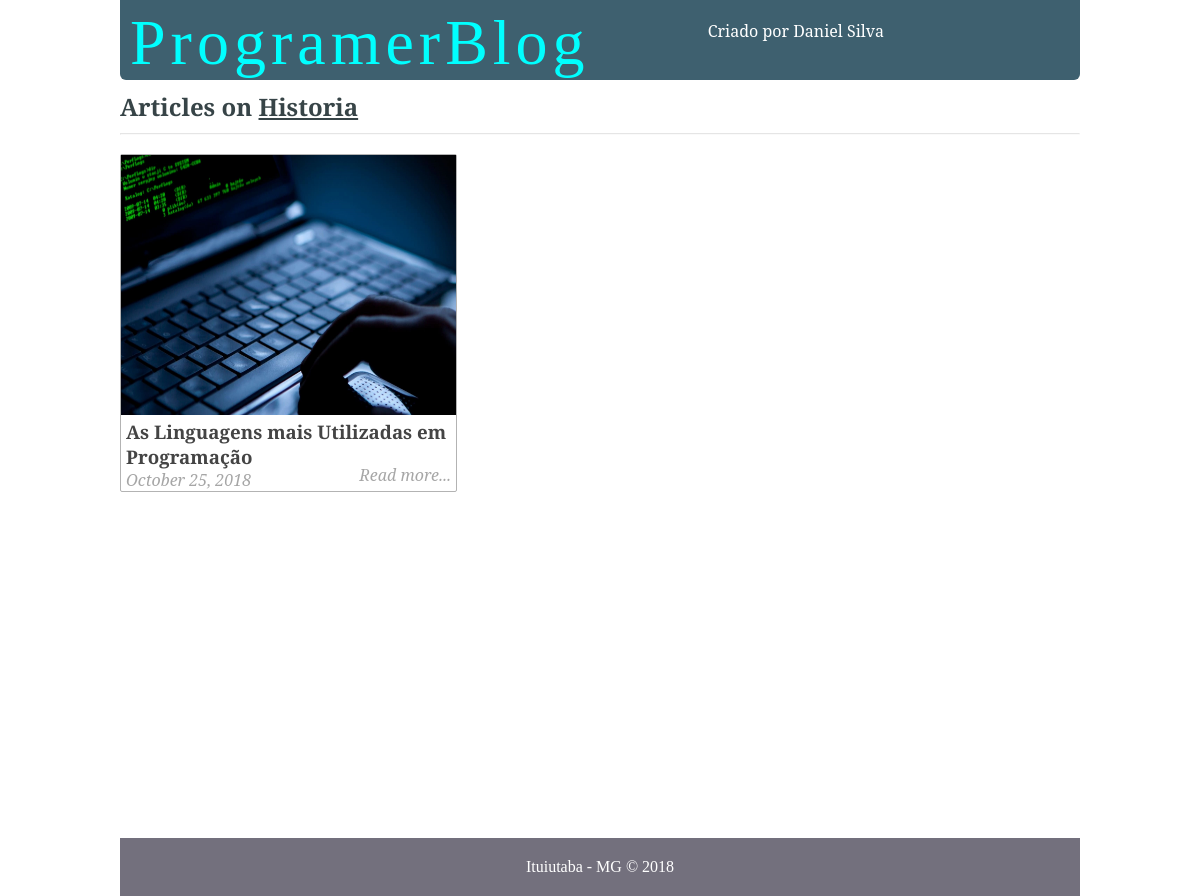
The page /filtered_posts.php?topic=1 on the database its author committed.
### tables this page shows
CREATE TABLE `topics` (
  `id` int(11) NOT NULL,
  `name` varchar(255) NOT NULL,
  `slug` varchar(255) NOT NULL
);

CREATE TABLE `posts` (
  `id` int(11) NOT NULL,
  `user_id` int(11) DEFAULT NULL,
  `title` varchar(255) NOT NULL,
  `slug` varchar(255) NOT NULL,
  `views` int(11) NOT NULL DEFAULT '0',
  `image` varchar(255) NOT NULL,
  `body` text NOT NULL,
  `published` tinyint(1) NOT NULL,
  `created_at` timestamp NOT NULL DEFAULT CURRENT_TIMESTAMP ON UPDATE CURRENT_TIMESTAMP,
  `updated_at` timestamp NOT NULL DEFAULT '0000-00-00 00:00:00'
);

### includes/public_functions.php (called while the page is built, shortened)
<?php
function getPostTopic($post_id){
	global $conn;
	$sql = "SELECT * FROM topics WHERE id=
			(SELECT topic_id FROM post_topic WHERE post_id=$post_id) LIMIT 1";
	$result = mysqli_query($conn, $sql);
	$topic = mysqli_fetch_assoc($result);
	return $topic;
}
function getPublishedPostsByTopic($topic_id) {
	global $conn;
	$sql = "SELECT * FROM posts ps
			WHERE ps.id IN
			(SELECT pt.post_id FROM post_topic pt
				WHERE pt.topic_id=$topic_id GROUP BY pt.post_id
				HAVING COUNT(1) = 1)";
	$result = mysqli_query($conn, $sql);
	$posts = mysqli_fetch_all($result, MYSQLI_ASSOC);
	$final_posts = array();
	foreach ($posts as $post) {
		$post['topic'] = getPostTopic($post['id']);
		array_push($final_posts, $post);
	}
	return $final_posts;
}
function getTopicNameById($id)
{
	global $conn;
	$sql = "SELECT name FROM topics WHERE id=$id";
	$result = mysqli_query($conn, $sql);
	$topic = mysqli_fetch_assoc($result);
	return $topic['name'];
}
?>

### filtered_posts.php (the view, shortened to what this page needs)
<?php include('config.php'); ?>
<?php include('includes/public_functions.php'); ?>
<?php include('includes/head_section.php'); ?>
<?php
	if (isset($_GET['topic'])) {
		$topic_id = $_GET['topic'];
		$posts = getPublishedPostsByTopic($topic_id);
	}
?>
</head>
<body>
<div class="container">
	<?php include( ROOT_PATH . '/includes/navbar.php'); ?>
<div class="content">
	<h2 class="content-title">
		Articles on <u><?php echo getTopicNameById($topic_id); ?></u>
	</h2>
	<hr>
	<?php foreach ($posts as $post): ?>
		<div class="post" style="margin-left: 0px;">
			<img src="<?php echo BASE_URL . '/static/images/' . $post['image']; ?>" class="post_image" alt="">
			<a href="single_post.php?post-slug=<?php echo $post['slug']; ?>">
				<div class="post_info">
					<h3><?php echo $post['title'] ?></h3>
					<div class="info">
						<span><?php echo date("F j, Y ", strtotime($post["created_at"])); ?></span>
						<span class="read_more">Read more...</span>
					</div>
				</div>
			</a>
		</div>
	<?php endforeach ?>
</div>
</div>
	<?php include( ROOT_PATH . '/includes/footer.php'); ?>

### static/css/public_styling.css (style rules this page uses)
* { margin: 0px; padding: 0px; }
html { height: 100%; box-sizing: border-box; }
body { position: relative; margin: 0; padding-bottom: 6rem; min-height: 100%; }
h1, h2, h3, h4, h5, h6 { color: #444; font-family: 'Averia Serif Libre', cursive; }
a { text-decoration: none; }
hr { margin: 10px 0px; opacity: .25; }
.container { width: 80%; margin: 0px auto; }
.content { margin: 5px auto; border-radius: 5px; min-height: 400px; }
.content:after { content: ""; display: block; clear: both; }
.content .content-title { margin: 10px 0px; color: #374447; font-family: 'Averia Serif Libre', cursive; }
.content .post { width: 335px; margin: 9px; min-height: 320px; float: left; border-radius: 2px; border: 1px solid #b3b3b3; position: relative; }
.content .post .post_image { height: 260px; width: 100%; background-size: 100%; }
.content .post .post_image { width: 100%; height: 260px; }
.content .post .post_info { height: 100%; padding: 0px 5px; font-weight: 200; font-family: 'Noto Serif', serif; }
.content .post .post_info { color: #222; }
.content .post .post_info span { color: #A6A6A6; font-style: italic; }
.content .post .post_info span.read_more { position: absolute; right: 5px; bottom: 5px; }

### rows shown on the page
topics: name "Historia"
posts: image (picture), title "As Linguagens mais Utilizadas em Programação", created_at "October 25, 2018"
